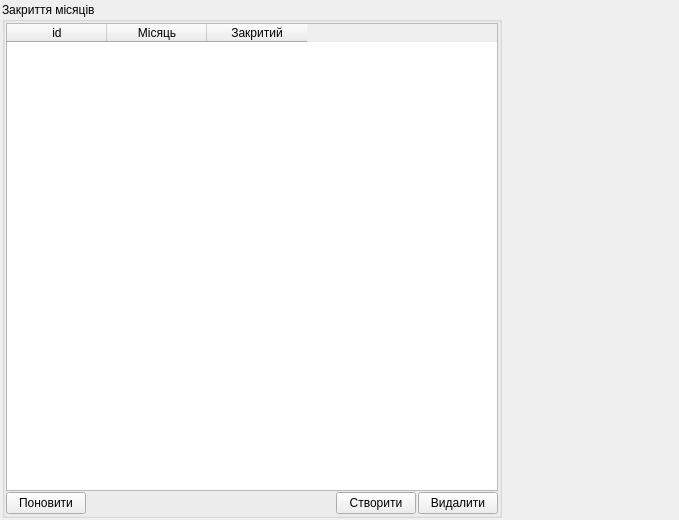
<?xml version="1.0" encoding="UTF-8"?>
<ui version="4.0">
 <class>UForm_AParkCloseMonthes</class>
 <widget class="QWidget" name="UForm_AParkCloseMonthes">
  <property name="geometry">
   <rect>
    <x>0</x>
    <y>0</y>
    <width>679</width>
    <height>520</height>
   </rect>
  </property>
  <property name="windowTitle">
   <string>Закриття місяців</string>
  </property>
  <layout class="QHBoxLayout" name="horizontalLayout_2">
   <property name="spacing">
    <number>2</number>
   </property>
   <property name="margin">
    <number>2</number>
   </property>
   <item>
    <widget class="QGroupBox" name="groupBox">
     <property name="minimumSize">
      <size>
       <width>500</width>
       <height>0</height>
      </size>
     </property>
     <property name="title">
      <string>Закриття місяців</string>
     </property>
     <layout class="QVBoxLayout" name="verticalLayout">
      <property name="spacing">
       <number>1</number>
      </property>
      <property name="margin">
       <number>1</number>
      </property>
      <item>
       <widget class="QTableWidget" name="tableWidget">
        <property name="alternatingRowColors">
         <bool>true</bool>
        </property>
        <property name="selectionBehavior">
         <enum>QAbstractItemView::SelectRows</enum>
        </property>
        <column>
         <property name="text">
          <string>id</string>
         </property>
        </column>
        <column>
         <property name="text">
          <string>Місяць</string>
         </property>
        </column>
        <column>
         <property name="text">
          <string>Закритий</string>
         </property>
        </column>
       </widget>
      </item>
      <item>
       <layout class="QHBoxLayout" name="horizontalLayout">
        <property name="spacing">
         <number>2</number>
        </property>
        <item>
         <widget class="QPushButton" name="pushButton_reload">
          <property name="text">
           <string>Поновити</string>
          </property>
          <property name="icon">
           <iconset resource="../images/UAutoParkImg.qrc">
            <normaloff>:/icontexto_webdev_pack/icontexto_webdev_pack/icontexto-webdev-reload-032x032.png</normaloff>:/icontexto_webdev_pack/icontexto_webdev_pack/icontexto-webdev-reload-032x032.png</iconset>
          </property>
         </widget>
        </item>
        <item>
         <spacer name="horizontalSpacer">
          <property name="orientation">
           <enum>Qt::Horizontal</enum>
          </property>
          <property name="sizeHint" stdset="0">
           <size>
            <width>40</width>
            <height>20</height>
           </size>
          </property>
         </spacer>
        </item>
        <item>
         <widget class="QPushButton" name="pushButton_create">
          <property name="text">
           <string>Створити</string>
          </property>
          <property name="icon">
           <iconset resource="../images/UAutoParkImg.qrc">
            <normaloff>:/icontexto_webdev_pack/icontexto_webdev_pack/icontexto-webdev-add-032x032.png</normaloff>:/icontexto_webdev_pack/icontexto_webdev_pack/icontexto-webdev-add-032x032.png</iconset>
          </property>
         </widget>
        </item>
        <item>
         <widget class="QPushButton" name="pushButton_delete">
          <property name="text">
           <string>Видалити</string>
          </property>
          <property name="icon">
           <iconset resource="../images/UAutoParkImg.qrc">
            <normaloff>:/icontexto_webdev_pack/icontexto_webdev_pack/icontexto-webdev-remove-032x032.png</normaloff>:/icontexto_webdev_pack/icontexto_webdev_pack/icontexto-webdev-remove-032x032.png</iconset>
          </property>
         </widget>
        </item>
       </layout>
      </item>
     </layout>
    </widget>
   </item>
   <item>
    <spacer name="horizontalSpacer_2">
     <property name="orientation">
      <enum>Qt::Horizontal</enum>
     </property>
     <property name="sizeHint" stdset="0">
      <size>
       <width>170</width>
       <height>20</height>
      </size>
     </property>
    </spacer>
   </item>
  </layout>
 </widget>
 <resources>
  <include location="../images/UAutoParkImg.qrc"/>
 </resources>
 <connections/>
</ui>
